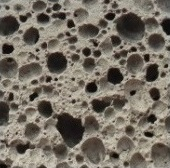
#> input picture clust/A.H.1.jpg, 170 x 168 px
$ python main.py
#> lines starting #> are read from the running program, lines starting #| are printed output that depends on the picture

import numpy as np
import matplotlib.pyplot as plt
from sklearn.cluster import KMeans
from sklearn.metrics import pairwise_distances_argmin
from sklearn.datasets import load_sample_image
from sklearn.utils import shuffle
from time import time

import cv2  # собственно OpenCV

def main():
    # [8 lines of commented-out code are left out]


    FileNameJPG="A.H.1.jpg"
    #FileNameJPG="A.H.2.jpg"
    #FileNameJPG="pict10_10.jpg" слишком маленький файл
    img = cv2.imread(FileNameJPG,1)
#> img is the input picture: shape (168, 170, 3); mean B, G, R 100.9, 112, 119.2

    n_colors = 3

    # Convert to floats instead of the default 8 bits integer coding. Dividing by
    # 255 is important so that plt.imshow behaves works well on float data (need to
    # be in the range [0-1])
    img = np.array(img, dtype=np.float64) / 255

    # Load Image and transform to a 2D numpy array.
    w, h, d = original_shape = tuple(img.shape)
#> w = 168; h = 170; d = 3; original_shape = (168, 170, 3)
    # print('w h d')
    # print(w,h,d)


    assert d == 3
    image_array = np.reshape(img, (w * h, d))
    # print('image_array')
    # print(len(image_array))
    # print(image_array)


    #Подгонка модели кластеризации к небольшой подвыборке данных
    print("Fitting model on a small sub-sample of the data")
    image_array_sample = shuffle(image_array, random_state=0, n_samples=1000)
#> image_array_sample = 1000 rows, first 8: [0.51, 0.553, 0.584], [0.298, 0.318, 0.329], [0.58, 0.624, 0.639], [0.557, 0.604, 0.627], [0.51, 0.557, 0.573], [0.616, 0.675, 0.686], [0.192, 0.239, 0.278], [0.494, 0.541, 0.58]
    # [5 lines of commented-out code are left out]
    kmeans = KMeans(n_clusters=n_colors,random_state=0)
    kmeans.fit(image_array_sample)

    #Кластеризация (использование обученной модели) на полном изображении
    #Предсказание цветовых индикаторов на полной модели
    # Get labels for all points
    print("Clustering (predicting) for the full image (on kmeans-Model)")
    labels = kmeans.predict(image_array)

    codebook_random = shuffle(image_array, random_state=0, n_samples=n_colors)
#> codebook_random = [[0.51, 0.553, 0.584], [0.298, 0.318, 0.329], [0.58, 0.624, 0.639]]
    print("Predicting color indices on the full image (random)")
    labels_random = pairwise_distances_argmin(codebook_random, image_array, axis=0)


    def recreate_image(codebook, labels, w, h):
        """Recreate the (compressed) image from the code book & labels"""
#> called with codebook = array of shape (3, 3), labels = array of shape (28560,), w = 168, h = 170
        return codebook[labels].reshape(w, h, -1)
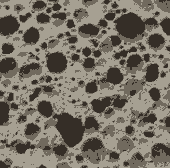
#> returned value: shape (168, 170, 3) float64; mean of channels 0, 1, 2 0.398, 0.442, 0.47; drawn as B, G, R


    figure_size = 10
    plt.figure(figsize=(figure_size,figure_size))
    plt.subplot(1,2,1),plt.imshow(img)
    plt.title('Original Image'), plt.xticks([]), plt.yticks([])
    plt.subplot(1,2,2),plt.imshow(recreate_image(kmeans.cluster_centers_, labels, w, h))
    plt.title('Segmented Image when K = %i' % n_colors), plt.xticks([]), plt.yticks([])
    plt.show()
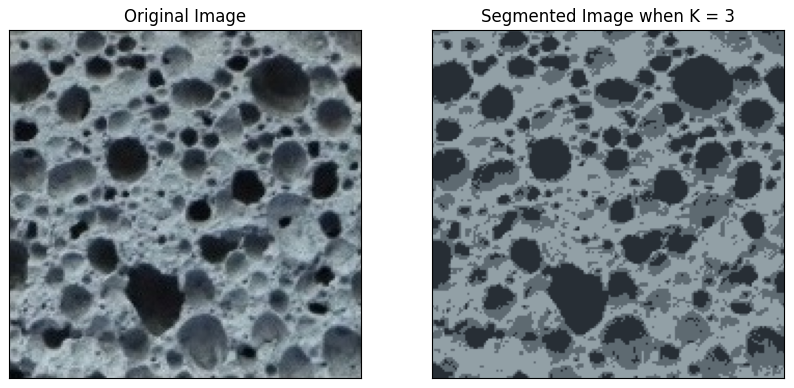
#> figure drawn by matplotlib, 2 panels; B, G, R data is drawn as R, G, B


    plt.figure(3)
    plt.clf()
    plt.axis("off")
    plt.title(f"Quantized image ({n_colors} colors, Random)")
    plt.imshow(recreate_image(codebook_random, labels_random, w, h))
#> call 2 of recreate_image, with codebook = array of shape (3, 3), labels = array of shape (28560,), w = 168, h = 170
#> in recreate_image (call 2), `return codebook[labels].reshape(w, h, -1)`:
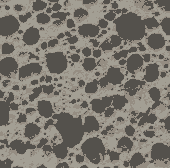
#> returned value: shape (168, 170, 3) float64; mean of channels 0, 1, 2 0.435, 0.468, 0.486; drawn as B, G, R
    plt.show()

if __name__  == '__main__':
    main()

$ run again, with clust/A.H.2.jpg copied over clust/A.H.1.jpg
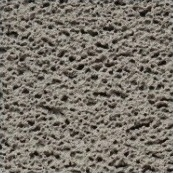
#> input picture clust/A.H.2.jpg, 173 x 173 px
#> in main, img is the input picture: shape (173, 173, 3); mean B, G, R 106.1, 115.7, 122.1
#> image_array_sample = 1000 rows, first 8: [0.353, 0.4, 0.424], [0.604, 0.639, 0.655], [0.325, 0.361, 0.396], [0.506, 0.537, 0.565], [0.196, 0.235, 0.263], [0.624, 0.651, 0.686], [0.353, 0.384, 0.412], [0.525, 0.565, 0.592]
#> codebook_random = [[0.353, 0.4, 0.424], [0.604, 0.639, 0.655], [0.325, 0.361, 0.396]]
#> in main, `plt.show()`:
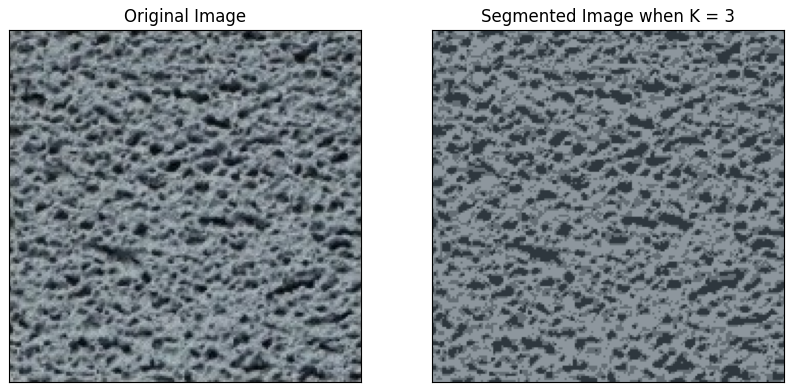
#> figure drawn by matplotlib, 2 panels; B, G, R data is drawn as R, G, B
#> in recreate_image (call 2), `return codebook[labels].reshape(w, h, -1)`:
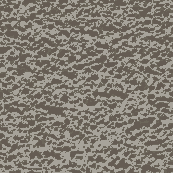
#> returned value: shape (173, 173, 3) float64; mean of channels 0, 1, 2 0.452, 0.49, 0.514; drawn as B, G, R
